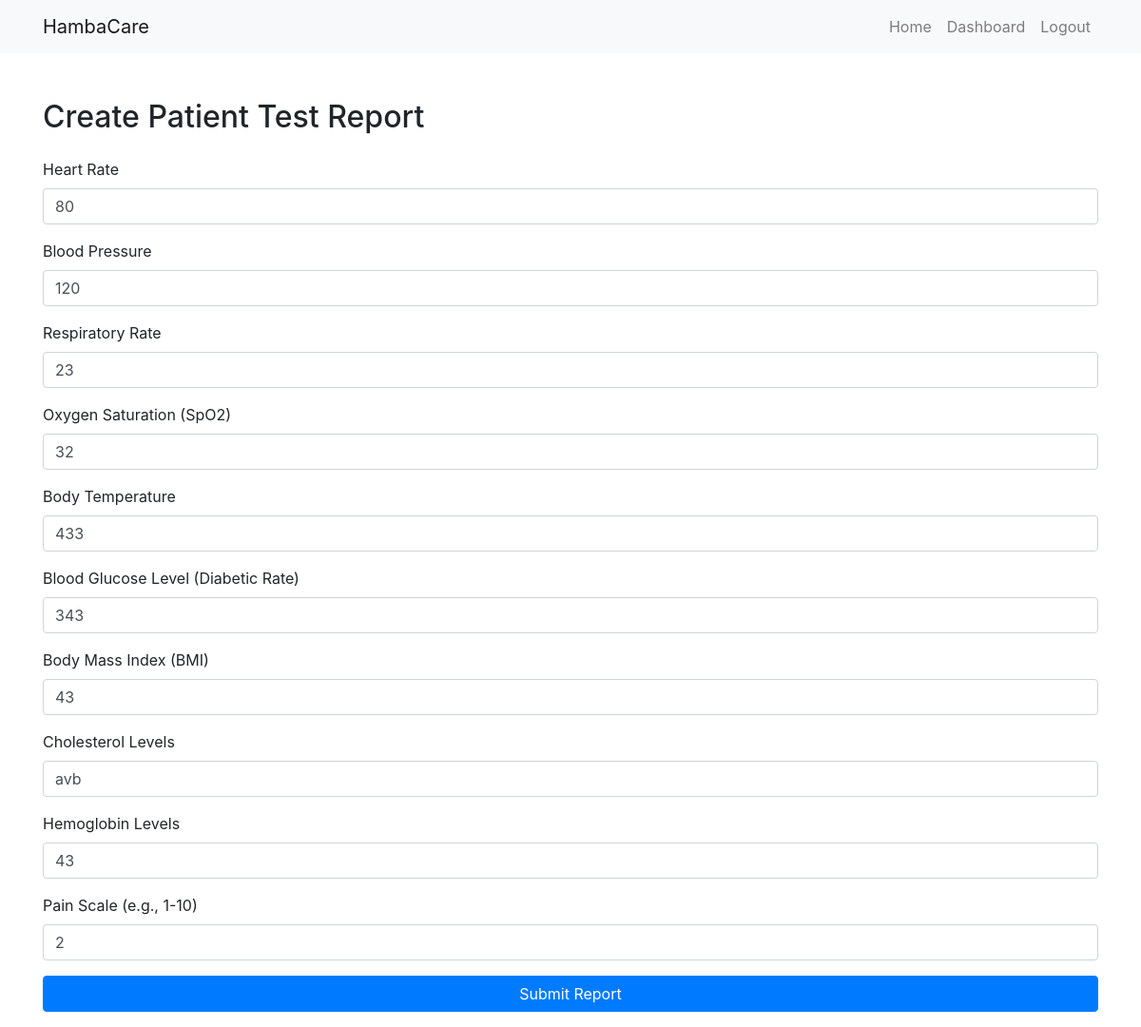
The app's page /editreport.php?patient_id=14 (signed in) with its own data.
### tables this page shows
CREATE TABLE `report` (
  `patient_id` int(11) NOT NULL,
  `heart_rate` varchar(3) NOT NULL,
  `blood_pressure` varchar(3) NOT NULL,
  `respiratory_rate` varchar(10) NOT NULL,
  `oxygen_saturation` varchar(10) NOT NULL,
  `body_temperature` varchar(10) NOT NULL,
  `glucose_level` varchar(10) NOT NULL,
  `bmi` varchar(10) NOT NULL,
  `cholesterol_level` varchar(10) NOT NULL,
  `hemoglobin_level` varchar(10) NOT NULL,
  `pain_scale` varchar(10) NOT NULL
);

### db/config.php (called while the page is built)
<?php
return [
    'hostname' => 'localhost',
    'username' => 'root',
    'password' => '',
    'dbname'   => 'patient_management_system'
];

### db/db.php (called while the page is built, shortened)
<?php
class Database
{
    private $hostname;
    private $username;
    private $password;
    private $dbname;
    public function __construct()
    {
        $config = include("./db/config.php");
        $this->username = $config["username"];
        $this->hostname = $config["hostname"];
        $this->password = $config["password"];
        $this->dbname = $config["dbname"];
    }
    public function createConnection()
    {
        try {
            $this->conn = new mysqli($this->hostname, $this->username, $this->password, $this->dbname);
            return $this->conn;
        } catch (\Throwable $th) {
            echo ($th);
        }
    }
}

### classes/class.patient.php (called while the page is built, shortened)
<?php
include_once("./db/db.php");
class Patient
{
    private $conn;
    public function __construct()
    {
        $db = new Database();
        $this->conn = $db->createConnection();
    }
    public function fetchReportbyId($patientId)
    {
        $sql = "SELECT * FROM report WHERE patient_id=?";
        try {
            $stmt = $this->conn->prepare($sql);
            $stmt->bind_param("i", $patientId);
            $stmt->execute();
            $result = $stmt->get_result();
            if ($result->num_rows > 0) {
                return $result->fetch_all(MYSQLI_ASSOC);
            } else {
                echo ("no test report.");
            }
        } catch (\Throwable $th) {
            echo ($th);
        }
    }
}

### editreport.php (the view, shortened to what this page needs)
<?php include("./includes/header.php");
include("./classes/class.patient.php");
$patientObj = new Patient();
$reports = $patientObj->fetchReportbyId($_GET['patient_id']);
?>
<div class="container mt-5">
    <div class="report-form">
        <h2 class="mb-4">Create Patient Test Report</h2>
        <form class="mb-3" method="post">
            <div class="form-group">
                <label for="heartRate">Heart Rate</label>
                <input type="text" class="form-control" name="heartRate" id="heartRate" placeholder="Enter heart rate" value=<?php echo ($reports[0]['heart_rate']) ?> required>
            </div>
            <div class="form-group">
                <label for="bloodPressure">Blood Pressure</label>
                <input type="text" class="form-control" name="bloodPressure" id="bloodPressure" placeholder="Enter blood pressure" value=<?php echo ($reports[0]['blood_pressure']) ?> required>
            </div>
            <div class="form-group">
                <label for="respiratoryRate">Respiratory Rate</label>
                <input type="text" class="form-control" name="respiratoryRate" id="respiratoryRate" placeholder="Enter respiratory rate" value=<?php echo ($reports[0]['respiratory_rate']) ?> required>
            </div>
            <div class="form-group">
                <label for="oxygenSaturation">Oxygen Saturation (SpO2)</label>
                <input type="text" class="form-control" name="oxygenSaturation" id="oxygenSaturation" placeholder="Enter oxygen saturation" value=<?php echo ($reports[0]['oxygen_saturation']) ?> required>
            </div>
            <div class="form-group">
                <label for="bodyTemperature">Body Temperature</label>
                <input type="text" class="form-control" name="bodyTemperature" id="bodyTemperature" placeholder="Enter body temperature" value=<?php echo ($reports[0]['body_temperature']) ?> required>
            </div>
            <div class="form-group">
                <label for="bloodGlucoseLevel">Blood Glucose Level (Diabetic Rate)</label>
                <input type="text" class="form-control" name="bloodGlucoseLevel" id="bloodGlucoseLevel" placeholder="Enter blood glucose level" value=<?php echo ($reports[0]['glucose_level']) ?> required>
            </div>
            <div class="form-group">
                <label for="bmi">Body Mass Index (BMI)</label>
                <input type="text" class="form-control" name="bmi" id="bmi" placeholder="Enter BMI" value=<?php echo ($reports[0]['bmi']) ?> required>
            </div>
            <div class="form-group">
                <label for="cholesterolLevels">Cholesterol Levels</label>
                <input type="text" class="form-control" name="cholesterolLevels" id="cholesterolLevels" placeholder="Enter cholesterol levels" value=<?php echo ($reports[0]['cholesterol_level']) ?> required>
            </div>
            <div class="form-group">
                <label for="hemoglobinLevels">Hemoglobin Levels</label>
                <input type="text" class="form-control" name="hemoglobinLevels" id="hemoglobinLevels" placeholder="Enter hemoglobin levels" value=<?php echo ($reports[0]['hemoglobin_level']) ?> required>
            </div>
            <div class="form-group">
                <label for="painScale">Pain Scale (e.g., 1-10)</label>
                <input type="text" class="form-control" name="painScale" id="painScale" placeholder="Enter pain scale" value=<?php echo ($reports[0]['pain_scale']) ?> required>
            </div>
            <button type="submit" class="btn btn-primary btn-block">Submit Report</button>
        </form>
    </div>
</div>
<?php include("./includes/footer.php") ?>

### records on screen
report: heartRate "80", bloodPressure "120", respiratoryRate "23", oxygenSaturation "32", bodyTemperature "433", bloodGlucoseLevel "343", bmi "43", cholesterolLevels "avb", hemoglobinLevels "43", painScale "2"

### other values on screen
$links['text'] "Home"
$links['text'] "Dashboard"
$links['text'] "Logout"
